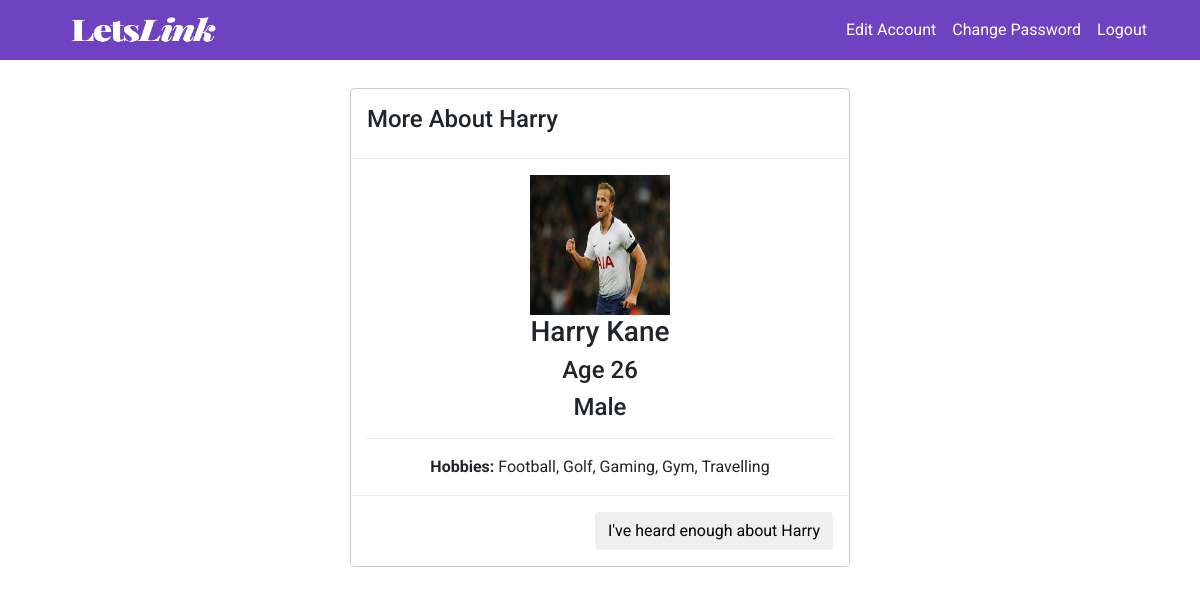
The app's page /mainApp/openProfile/?them=hk (signed in) with its own data.
### mainApp/models.py (models this page shows, shortened)
class UserProfile(User):
    image = models.ImageField(upload_to='images', blank=True)
    genderChoices = (
        ('Male', 'Male'),
        ('Female', 'Female'),
        ('Other', 'Other'),
    )
    gender = models.CharField(max_length=10, choices=genderChoices)
    dob = models.DateField(max_length=8)
    matches = ListTextField(
        base_field=models.CharField(max_length=150),
    )
    likes = ListTextField(
        base_field=models.CharField(max_length=150),
    )
    rejects = ListTextField(
        base_field=models.CharField(max_length=150),
    )

class Hobby(models.Model):
    hobbyName = models.CharField(max_length=100)
    users = models.ManyToManyField(UserProfile)

### mainApp/views.py (the view)
    def check_loggedin(request):
        if 'username' in request.session:
            username = request.session['username']
            user = UserProfile.objects.get(username=username)
            return view(request, user)
        else:
            return render(request,'mainApp/loginError.html')

### mainApp/views.py (called while the page is built)
def loggedin(view):
    def check_loggedin(request):
        if 'username' in request.session:
            username = request.session['username']
            user = UserProfile.objects.get(username=username)
            return view(request, user)
        else:
            return render(request,'mainApp/loginError.html')
    return check_loggedin

def getAge(dob):
    today = datetime.date.today()
    return today.year - dob.year - ((today.month, today.day) < (dob.month, dob.day))

def myHobbyNames(myHobbies):
    myHobbyList = []
    for myhob in myHobbies:
        myHobbyList.append(myhob.hobbyName)
    return myHobbyList

def getUserContext(user):
    context = {
        'username': user.username,
        'first_name': user.first_name,
        'last_name': user.last_name,
        'email': user.email,
        'age': getAge(user.dob),
        'gender': user.gender,
        'image': user.image,
    }
    return context

@loggedin
def openProfile(request, user):
    them = UserProfile.objects.get(username=request.GET['them'])
    theirHobbies = Hobby.objects.filter(users__username=them.username)
    context = getUserContext(them)
    context['theirHobbies'] = myHobbyNames(theirHobbies)
    return render(request, 'mainApp/profile.html', context)

### mainApp/templates/mainApp/profile.html
{% extends "mainApp/base.html" %}
{% block content %}
<div class="modal-dialog">
  <div class="modal-content">
    <div class="modal-header">
      <h4>More About {{first_name}}</h4>
    </div>
    <div class="modal-body">
      <center>
        <img src="/media/{{image}}" name="aboutme" width="140" height="140" border="0" class="img-circle">
        <h3 class="media-heading">{{first_name}} {{last_name}}</h3>
        <h4>Age {{age}}</h4>
        <h4> {{gender}}</h4>
        <hr>
        <span><strong>Hobbies: </strong></span>
        {% for hobby in theirHobbies %}
        <span>{{hobby}}{% if not forloop.last %},
          {% endif %}
        </span>
        {% endfor %}
      </center>
    </div>
    <div class="modal-footer">
      <center>
        <a href="{% url 'homePageOpen' %}"><button type="button" class="btn btn-default" data-dismiss="modal">I've heard enough about {{first_name}}</button></a>
      </center>
    </div>
  </div>
</div>
{% endblock %}

### mainApp/static/mainApp/homePage.css (style rules this page uses)
body { font-family: 'Roboto', sans-serif !important; }

### records on screen
UserProfile: image (picture), gender "Male"
Hobby: theirHobbies "Football"
Hobby: theirHobbies "Golf"
Hobby: theirHobbies "Gaming"
Hobby: theirHobbies "Gym"
Hobby: theirHobbies "Travelling"

### other values on screen
{{ first_name }} "Harry"
{{ last_name }} "Kane"
{{ age }} "26"
